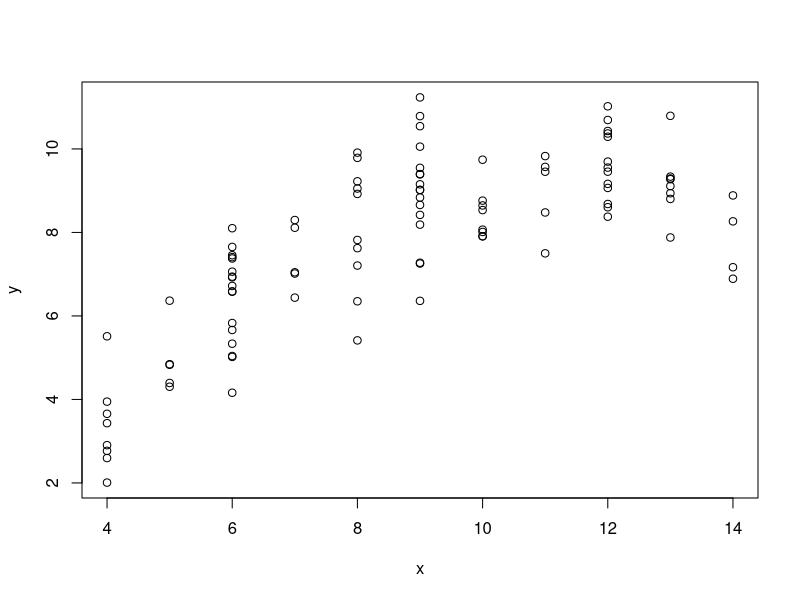

Generate this figure with R:
#### R_Demo_Simulation_Inference_2_Sample_Hold_out.R
##########################################################################
## INSTRUCTOR: Christopher Fariss
## COURSE NAME: Programming and Simulation Methods for Computational Social Science (1T, 2W)
## University of Essex Summer School 2024
##
## Date: 2025-07-10
##
## Please e-mail me if you find any errors or have and suggestions (either email is fine)
## e-mail: cjf0006@gmail.com
## e-mail: cjfariss@umich.edu
##########################################################################
##
## Goal: Improve the predictive power or predictive validity of a model
##
##########################################################################
## Introduction to tutorial:
##
## (1) Begin building towards and learning about cross-validation
## (NOTE: There is no "crossing" yet)
##
## For this R tutorial we will simulate a dataset and then randomly divide it into two subsets.
##
## We will fit a model using the observations from one of the subsets of data (training data).
##
## We will then use the model estimates to predict the value of the dependent variable for the remaining out-of-sample data subset (testing data).
##
##########################################################################


#set.seed(940)


## set number of observations for simulation
n <- 100

## simulation of variables (This model is one of Anscombe's quartets)
x <- sample(4:14,n,replace=TRUE)
table(x)
y <- -5.996 + 2.781*x -0.127*x^2 + rnorm(n,0,1)
#y <- -5.996 + 2.781*x -0.127*x^2 + rnorm(n,0,2)

## plot the simulated relationship
par(mfrow=c(1,1))
plot(x=x, y=y)

## create a subject/unit ID variable with one values for each unit
## here the indicator values takes on 2-Fold values {1,2}
folds <- sample(1:2, size=n, replace=TRUE)
table(folds)

folds <- sample(rep(1:2, n/2), size=n, replace=FALSE)
folds
table(folds)

## doesn't always yield 50/50 ratio of 1s and 2s
#folds <- sample(1:2, size=n, replace=TRUE)
#folds
#table(folds)

## create a data frame with the dependent variable, independent variable, and randomly created ID
dat <- data.frame(y, x, folds)

summary(dat)

head(dat)

## fit a linear model to the full dataset
model <- lm(y ~ x, data=dat)
summary(model)


## subset the full dataset into to subsets based on the ID variable
train <- subset(dat, folds==1)
test <- subset(dat, folds==2)

train <- dat[dat$folds==1,]
test <- dat[dat$folds==2,]

nrow(train)
nrow(test)


## Model 0: fit a linear model
fit <- lm(y ~ 1, data=train)
in_sample_rmse <- sqrt(mean((as.numeric(predict(fit))-train$y)^2))
in_sample_rmse

pred <- predict(fit, newdata=test)
rmse <- sqrt(mean((as.numeric(pred)-test$y)^2))
rmse

## prove something
mean(train$y)

y_simple <- c(1,2,3,4,5)
summary(lm(y_simple ~ 1))


## Model 1: fit a linear model
fit <- lm(y ~ x, data=train)
in_sample_rmse <- sqrt(mean((as.numeric(predict(fit))-train$y)^2))
in_sample_rmse

pred <- predict(fit, newdata=test)
rmse <- sqrt(mean((as.numeric(pred)-test$y)^2))
rmse

## this is what predict function is doing under the hood
y_hat <- fit$coefficients[1] + fit$coefficients[2] * test$x 

## Model 2: fit a linear model with a squared term
fit <- lm(y ~ x + I(x^2), data=train)
in_sample_rmse <- sqrt(mean((as.numeric(predict(fit))-train$y)^2))
in_sample_rmse

pred <- predict(fit, newdata=test)
rmse <- sqrt(mean((as.numeric(pred)-test$y)^2))
rmse


## Model 3: fit a linear model with a squared term and a cubic term
fit <- lm(y ~ x + I(x^2) + I(x^3), data=train)
in_sample_rmse <- sqrt(mean((as.numeric(predict(fit))-train$y)^2))
in_sample_rmse

pred <- predict(fit, newdata=test)
rmse <- sqrt(mean((as.numeric(pred)-test$y)^2))
rmse


## Model 4: fit a linear model with a squared term and a cubic term and a 4th order term
fit <- lm(y ~ x + I(x^2) + I(x^3) + I(x^4), data=train)
in_sample_rmse <- sqrt(mean((as.numeric(predict(fit))-train$y)^2))
in_sample_rmse

pred <- predict(fit, newdata=test)
rmse <- sqrt(mean((as.numeric(pred)-test$y)^2))
rmse
